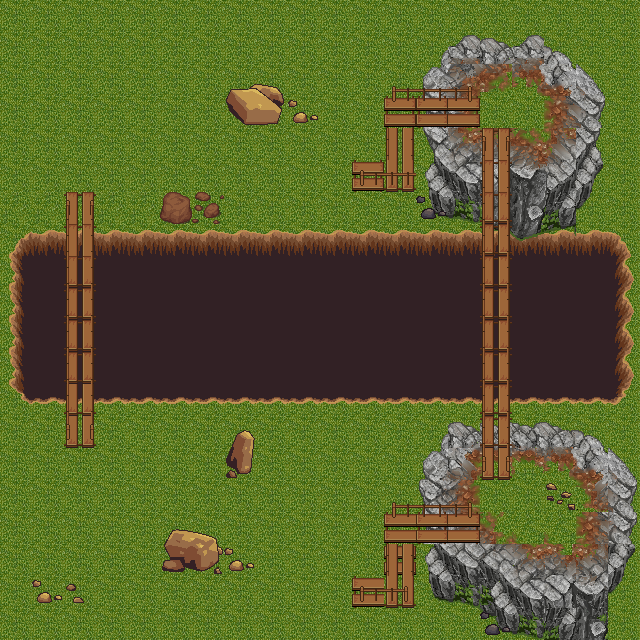

Below is a game level as drawn by its tile map, then a one-line description and the .tmx that defines it (tile-layer data replaced by summaries):
An orthogonal 20x20 tile map with 32x32 px tiles, 7 tile layers (Base Layer, Chasm detail, Raised Mounds, Stairs, ...), 4 tilesets.

<map version="1.0" orientation="orthogonal" renderorder="right-down" width="20" height="20" tilewidth="32" tileheight="32" nextobjectid="1">
 <tileset firstgid="1" name="forestground06dv5" tilewidth="32" tileheight="32" tilecount="399" columns="19">
  <image source="forestground06dv5.png" width="629" height="679" />
 </tileset>
 <tileset firstgid="400" name="terrain" tilewidth="32" tileheight="32" tilecount="483" columns="21">
  <image source="../../terrain.png" width="672" height="736" />
 </tileset>
 <tileset firstgid="883" name="bridge-wood-square" tilewidth="32" tileheight="32" tilecount="32" columns="8">
  <image source="../../bridge-wood-square.png" width="256" height="128" />
 </tileset>
 <tileset firstgid="915" name="terrain2" tilewidth="32" tileheight="32" tilecount="1024" columns="32">
  <image source="../../terrain2.png" width="1024" height="1024" />
 </tileset>
 <layer name="Base Layer" width="20" height="20">
  <data>[400 cells, 400 non-empty, 2 distinct tile ids]</data>
 </layer>
 <layer name="Chasm detail" width="20" height="20">
  <data>[400 cells, 133 non-empty, 11 distinct tile ids]</data>
 </layer>
 <layer name="Raised Mounds" width="20" height="20">
  <data>[400 cells, 80 non-empty, 58 distinct tile ids]</data>
 </layer>
 <layer name="Stairs" width="20" height="20">
  <data>[400 cells, 9 non-empty, 5 distinct tile ids]</data>
 </layer>
 <layer name="Bridges" width="20" height="20">
  <data>[400 cells, 24 non-empty, 7 distinct tile ids]</data>
 </layer>
 <layer name="Bridge rails" width="20" height="20">
  <data>[400 cells, 37 non-empty, 12 distinct tile ids]</data>
 </layer>
 <layer name="Random Objects" width="20" height="20">
  <data>[400 cells, 19 non-empty, 16 distinct tile ids]</data>
 </layer>
</map>
